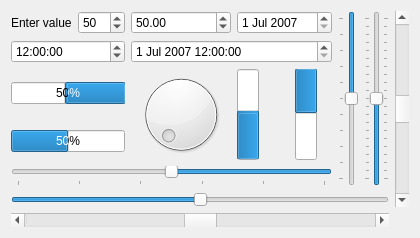
      <widget class="QWidget" name="tab_3" >
       <attribute name="title" >
        <string>Slider</string>
       </attribute>
       <layout class="QGridLayout" >
        <item row="0" column="0" >
         <widget class="QLabel" name="label_12" >
          <property name="text" >
           <string>Enter value</string>
          </property>
         </widget>
        </item>
        <item row="0" column="1" >
         <widget class="QSpinBox" name="spinBox_2" >
          <property name="maximum" >
           <number>100</number>
          </property>
          <property name="value" >
           <number>50</number>
          </property>
         </widget>
        </item>
        <item row="0" column="2" >
         <widget class="QDoubleSpinBox" name="doubleSpinBox_2" >
          <property name="value" >
           <double>50.000000000000000</double>
          </property>
         </widget>
        </item>
        <item row="0" column="3" colspan="2" >
         <widget class="QDateEdit" name="dateEdit_2" >
          <property name="date" >
           <date>
            <year>2007</year>
            <month>7</month>
            <day>1</day>
           </date>
          </property>
         </widget>
        </item>
        <item rowspan="5" row="0" column="5" >
         <widget class="QSlider" name="verticalSlider_2" >
          <property name="maximum" >
           <number>100</number>
          </property>
          <property name="value" >
           <number>50</number>
          </property>
          <property name="orientation" >
           <enum>Qt::Vertical</enum>
          </property>
          <property name="invertedAppearance" >
           <bool>true</bool>
          </property>
          <property name="invertedControls" >
           <bool>false</bool>
          </property>
          <property name="tickPosition" >
           <enum>QSlider::TicksAbove</enum>
          </property>
         </widget>
        </item>
        <item rowspan="5" row="0" column="6" >
         <widget class="QSlider" name="verticalSlider" >
          <property name="maximum" >
           <number>100</number>
          </property>
          <property name="value" >
           <number>50</number>
          </property>
          <property name="orientation" >
           <enum>Qt::Vertical</enum>
          </property>
          <property name="tickPosition" >
           <enum>QSlider::TicksBothSides</enum>
          </property>
          <property name="tickInterval" >
           <number>5</number>
          </property>
         </widget>
        </item>
        <item rowspan="6" row="0" column="7" >
         <widget class="QScrollBar" name="verticalScrollBar" >
          <property name="maximum" >
           <number>100</number>
          </property>
          <property name="value" >
           <number>50</number>
          </property>
          <property name="orientation" >
           <enum>Qt::Vertical</enum>
          </property>
         </widget>
        </item>
        <item row="1" column="0" colspan="2" >
         <widget class="QTimeEdit" name="timeEdit_2" >
          <property name="time" >
           <time>
            <hour>12</hour>
            <minute>0</minute>
            <second>0</second>
           </time>
          </property>
         </widget>
        </item>
        <item row="1" column="2" colspan="3" >
         <widget class="QDateTimeEdit" name="dateTimeEdit_2" >
          <property name="date" >
           <date>
            <year>2007</year>
            <month>7</month>
            <day>1</day>
           </date>
          </property>
          <property name="time" >
           <time>
            <hour>12</hour>
            <minute>0</minute>
            <second>0</second>
           </time>
          </property>
         </widget>
        </item>
        <item row="2" column="0" colspan="2" >
         <widget class="QProgressBar" name="progressBar_3" >
          <property name="value" >
           <number>50</number>
          </property>
          <property name="orientation" >
           <enum>Qt::Horizontal</enum>
          </property>
          <property name="invertedAppearance" >
           <bool>true</bool>
          </property>
         </widget>
        </item>
        <item rowspan="2" row="2" column="2" >
         <widget class="QDial" name="dial" >
          <property name="minimum" >
           <number>50</number>
          </property>
          <property name="maximum" >
           <number>100</number>
          </property>
          <property name="orientation" >
           <enum>Qt::Horizontal</enum>
          </property>
         </widget>
        </item>
        <item rowspan="2" row="2" column="3" >
         <widget class="QProgressBar" name="progressBar_2" >
          <property name="value" >
           <number>50</number>
          </property>
          <property name="orientation" >
           <enum>Qt::Vertical</enum>
          </property>
         </widget>
        </item>
        <item rowspan="2" row="2" column="4" >
         <widget class="QProgressBar" name="progressBar_4" >
          <property name="value" >
           <number>50</number>
          </property>
          <property name="orientation" >
           <enum>Qt::Vertical</enum>
          </property>
          <property name="invertedAppearance" >
           <bool>true</bool>
          </property>
         </widget>
        </item>
        <item row="3" column="0" colspan="2" >
         <widget class="QProgressBar" name="progressBar" >
          <property name="value" >
           <number>50</number>
          </property>
          <property name="orientation" >
           <enum>Qt::Horizontal</enum>
          </property>
         </widget>
        </item>
        <item row="4" column="0" colspan="5" >
         <widget class="QSlider" name="horizontalSlider_2" >
          <property name="maximum" >
           <number>100</number>
          </property>
          <property name="value" >
           <number>50</number>
          </property>
          <property name="orientation" >
           <enum>Qt::Horizontal</enum>
          </property>
          <property name="invertedAppearance" >
           <bool>true</bool>
          </property>
          <property name="invertedControls" >
           <bool>false</bool>
          </property>
          <property name="tickPosition" >
           <enum>QSlider::TicksBelow</enum>
          </property>
          <property name="tickInterval" >
           <number>20</number>
          </property>
         </widget>
        </item>
        <item row="5" column="0" colspan="7" >
         <widget class="QSlider" name="horizontalSlider" >
          <property name="maximum" >
           <number>100</number>
          </property>
          <property name="value" >
           <number>50</number>
          </property>
          <property name="orientation" >
           <enum>Qt::Horizontal</enum>
          </property>
         </widget>
        </item>
        <item row="6" column="0" colspan="7" >
         <widget class="QScrollBar" name="horizontalScrollBar" >
          <property name="maximum" >
           <number>100</number>
          </property>
          <property name="value" >
           <number>50</number>
          </property>
          <property name="orientation" >
           <enum>Qt::Horizontal</enum>
          </property>
         </widget>
        </item>
       </layout>
      </widget>
